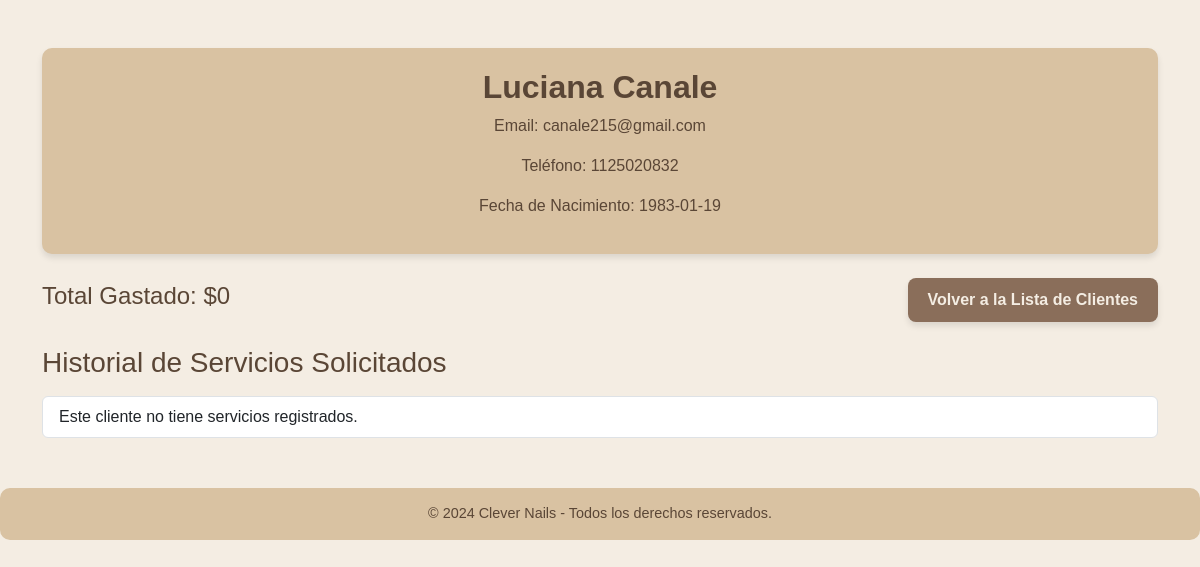
Page /customer/1 (signed in) on the committed database.
### tables this page shows
CREATE TABLE customers (
        id INTEGER PRIMARY KEY AUTOINCREMENT,
        name TEXT NOT NULL,
        birth_date TEXT,
        phone TEXT,
        email TEXT
    );

### app/routes/customers.py (the view)
@customers_bp.route("/customer/<int:customer_id>")
@login_required
def customer_details(customer_id):
    customer = query_db("SELECT * FROM customers WHERE id = ?", (customer_id,), one=True)
    if not customer:
        return "Cliente no encontrado", 404
    services = query_db("""
        SELECT s.name AS service_name, s.price, sa.discount, sa.date
        FROM sales sa
        JOIN services s ON sa.service_id = s.id
        WHERE sa.customer_id = ?
        ORDER BY sa.date DESC
    """, (customer_id,))
    total_spent = sum(service['price'] - (service['discount'] or 0) for service in services)
    return render_template(
        "customer_details.html",
        customer=customer,
        services=services,
        total_spent=total_spent
    )

### app/database.py (called while the page is built)
def query_db(query, args=(), one=False):
    conn = sqlite3.connect("manicure_shop.db")
    conn.row_factory = sqlite3.Row
    cursor = conn.cursor()
    cursor.execute(query, args)
    rv = cursor.fetchall()
    conn.commit()
    conn.close()
    return (rv[0] if rv else None) if one else rv

### app/utils.py (called while the page is built)
def login_required(f):
    @wraps(f)
    def decorated_function(*args, **kwargs):
        if not session.get("logged_in"):
            return redirect(url_for("auth.login"))
        return f(*args, **kwargs)
    return decorated_function

### templates/customer_details.html (shortened to what this page needs)
<!DOCTYPE html>
<html lang="en">
<head>
    <link rel="stylesheet" href="https://cdn.jsdelivr.net/npm/bootstrap@5.3.0-alpha1/dist/css/bootstrap.min.css">
</head>
<body>
    <div class="container mt-5">
        <div class="header">
            <h1>{{ customer['name'] }}</h1>
            <p>Email: {{ customer['email'] }}</p>
            <p>Teléfono: {{ customer['phone'] }}</p>
            <p>Fecha de Nacimiento: {{ customer['birth_date'] or 'No registrada' }}</p>
        </div>
        <div class="mt-4 d-flex justify-content-between align-items-center">
            <h4>Total Gastado: ${{ total_spent }}</h4>
            <a href="/customers" class="btn btn-custom">Volver a la Lista de Clientes</a>
        </div>
        <h3 class="mt-4">Historial de Servicios Solicitados</h3>
        <ul class="list-group mt-3">
            {% for service in services %}
                <li class="list-group-item">
                    {{ service['service_name'] }} -
                    Precio Original: ${{ service['price'] }} -
                    Descuento: ${{ service['discount'] }} -
                    Precio Final: ${{ service['price'] - service['discount'] }} -
                    Fecha: {{ service['date'] }}
                </li>
            {% else %}
                <li class="list-group-item">Este cliente no tiene servicios registrados.</li>
            {% endfor %}
        </ul>
    </div>
    <footer>
        &copy; 2024 Clever Nails - Todos los derechos reservados.
    </footer>
</body>
</html>

### templates/customer_details.html (style rules this page uses)
body { background-color: #f4ede3; font-family: 'Arial', sans-serif; color: #5a4636; }
.header { background: #d9c2a2; padding: 20px; border-radius: 10px; text-align: center; box-shadow: 0 4px 6px rgba(0, 0, 0, 0.1); }
.header h1 { font-size: 2rem; font-weight: bold; color: #5a4636; }
.btn-custom { background: #8a6e5a; color: #f4ede3; border: none; padding: 10px 20px; font-size: 1rem; font-weight: bold; border-radius: 8px; box-shadow: 0 4px 6px rgba(0, 0, 0, 0.1); }
footer { margin-top: 50px; background: #d9c2a2; padding: 15px; text-align: center; color: #5a4636; border-radius: 10px; font-size: 0.9rem; }

### rows in the picture
customers: name "Luciana Canale", email "canale215@gmail.com", phone "1125020832", birth_date "1983-01-19"

### other values in the picture
{{ total_spent }} "0"
